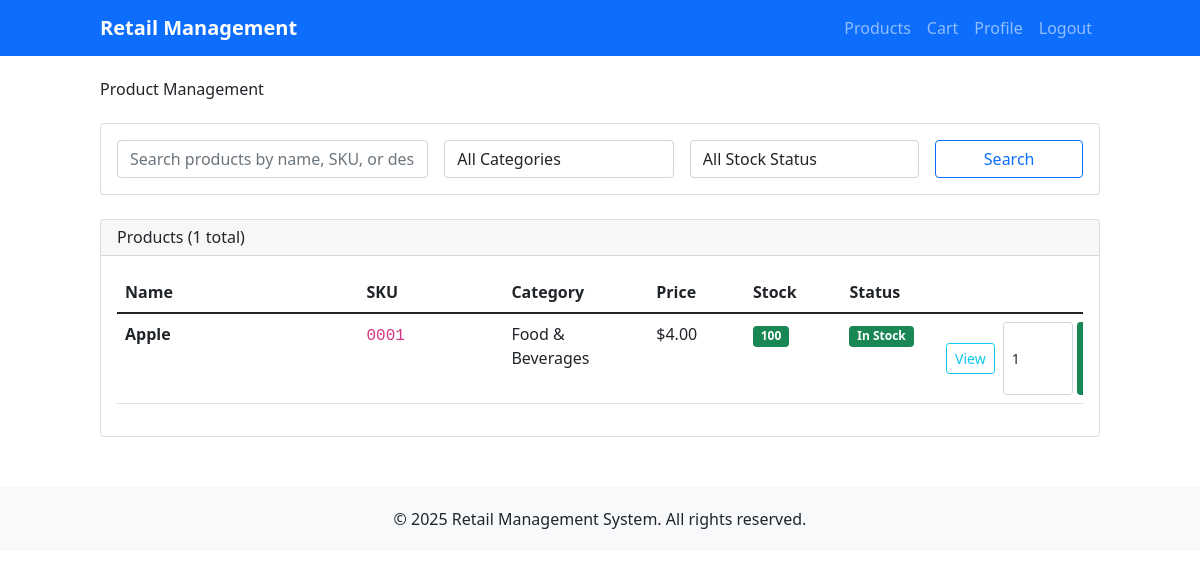
Before: /products/ (signed in) with the older database file.
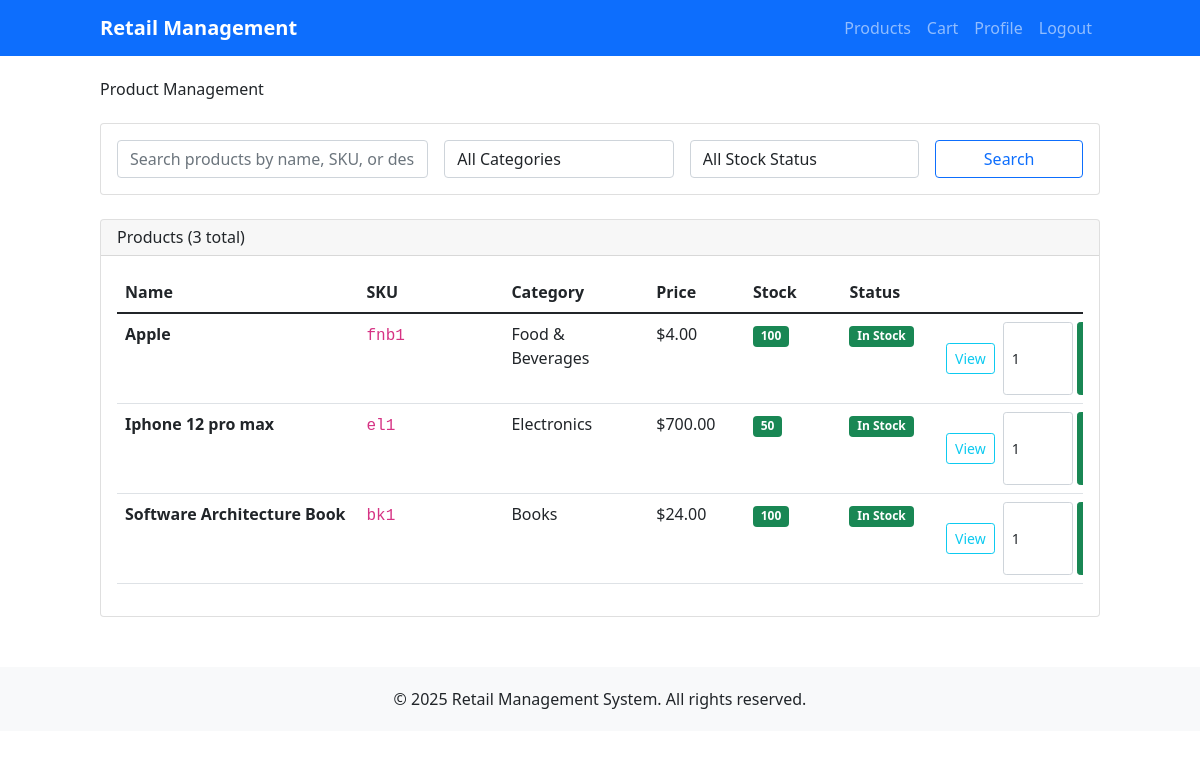
After: the same page with the newer database file.
### products/models.py (models this page shows, shortened)
class Product(models.Model):
    name = models.CharField(max_length=200)
    description = models.TextField(blank=True)
    sku = models.CharField(max_length=50, unique=True, help_text="Stock Keeping Unit")
    price = models.DecimalField(
        max_digits=10,
        decimal_places=2,
        validators=[MinValueValidator(Decimal('0.01'))]
    )
    category = models.ForeignKey(Category, on_delete=models.CASCADE, related_name='products')
    stock_quantity = models.PositiveIntegerField(default=0)
    is_active = models.BooleanField(default=True)
    created_at = models.DateTimeField(auto_now_add=True)
    updated_at = models.DateTimeField(auto_now=True)
    class Meta:
        ordering = ['name']
        indexes = [
            models.Index(fields=['sku']),
            models.Index(fields=['category']),
            models.Index(fields=['is_active']),
        ]
    @property
    def stock_status(self):
        if self.stock_quantity == 0:
            return "Out of Stock"
        elif self.stock_quantity <= 10:
            return "Low Stock"
        else:
            return "In Stock"

class Category(models.Model):
    name = models.CharField(max_length=100, unique=True)
    description = models.TextField(blank=True)
    created_at = models.DateTimeField(auto_now_add=True)
    updated_at = models.DateTimeField(auto_now=True)
    class Meta:
        verbose_name_plural = "Categories"
        ordering = ['name']
    def __str__(self):
        return self.name

### products/views.py (the view, shortened to what this page needs)
# urls.py: path('', views.product_list, name='product_list'),
@login_required
def product_list(request):
    products = Product.objects.all()
    search_form = ProductSearchForm(request.GET)
    if search_form.is_valid():
        search = search_form.cleaned_data.get('search')
        category = search_form.cleaned_data.get('category')
        stock_status = search_form.cleaned_data.get('stock_status')
        if search:
            products = products.filter(
                Q(name__icontains=search) |
                Q(sku__icontains=search) |
                Q(description__icontains=search)
            )
        if category:
            products = products.filter(category=category)
    paginator = Paginator(products, 10)  # Show 10 products per page
    page_number = request.GET.get('page')
    page_obj = paginator.get_page(page_number)
    context = {
        'page_obj': page_obj,
        'search_form': search_form,
        'total_products': products.count(),
    }
    return render(request, 'products/product_list.html', context)

### products/forms.py
class ProductSearchForm(forms.Form):
    search = forms.CharField(
        max_length=200,
        required=False,
        widget=forms.TextInput(attrs={
            'class': 'form-control',
            'placeholder': 'Search products by name, SKU, or description...'
        })
    )
    category = forms.ModelChoiceField(
        queryset=Category.objects.all(),
        required=False,
        empty_label="All Categories",
        widget=forms.Select(attrs={'class': 'form-control'})
    )
    stock_status = forms.ChoiceField(
        choices=[
            ('', 'All Stock Status'),
            ('in_stock', 'In Stock'),
            ('low_stock', 'Low Stock'),
            ('out_of_stock', 'Out of Stock'),
        ],
        required=False,
        widget=forms.Select(attrs={'class': 'form-control'})
    )

### accounts/context_processors.py (called while the page is built)
def user_admin_status(request):
    if request.user.is_authenticated:
        if request.user.is_superuser:
            return {'user_is_admin': True}
        if hasattr(request.user, 'profile'):
            return {'user_is_admin': request.user.profile.is_admin}
    return {'user_is_admin': False}

### accounts/models.py (called while the page is built)
    @property
    def is_admin(self):
        return self.role == 'admin'

### templates/products/product_list.html (shortened to what this page needs)
{% extends 'accounts/base.html' %}
{% block content %}
<div class="row">
    <div class="col-12">
        <div class="d-flex justify-content-between align-items-center mb-4">
            <h2>Product Management</h2>
        </div>
        <div class="card mb-4">
            <div class="card-body">
                <form method="get" class="row g-3">
                    <div class="col-md-4">
                        {{ search_form.search }}
                    </div>
                    <div class="col-md-3">
                        {{ search_form.category }}
                    </div>
                    <div class="col-md-3">
                        {{ search_form.stock_status }}
                    </div>
                    <div class="col-md-2">
                        <button type="submit" class="btn btn-outline-primary w-100">Search</button>
                    </div>
                </form>
            </div>
        </div>
        <div class="card">
            <div class="card-header d-flex justify-content-between align-items-center">
                <h5 class="mb-0">Products ({{ total_products }} total)</h5>
            </div>
            <div class="card-body">
                {% if page_obj %}
                    <div class="table-responsive">
                        <table class="table table-hover" style="table-layout: fixed;">
                            <thead>
                                <tr>
                                    <th style="width: 25%;">Name</th>
                                    <th style="width: 15%;">SKU</th>
                                    <th style="width: 15%;">Category</th>
                                    <th style="width: 10%;">Price</th>
                                    <th style="width: 10%;">Stock</th>
                                    <th style="width: 10%;">Status</th>
                                </tr>
                            </thead>
                            <tbody>
                                {% for product in page_obj %}
                                <tr>
                                    <td>
                                        <strong class="text-truncate d-block" style="max-width: 100%;" title="{{ product.name }}">{{ product.name }}</strong>
                                    </td>
                                    <td><code>{{ product.sku }}</code></td>
                                    <td>{{ product.category.name }}</td>
                                    <td>${{ product.price }}</td>
                                    <td>
                                        <span class="badge {% if product.stock_quantity == 0 %}bg-danger{% elif product.stock_quantity <= 10 %}bg-warning{% else %}bg-success{% endif %}">
                                            {{ product.stock_quantity }}
                                        </span>
                                    </td>
                                    <td>
                                        <span class="badge {% if product.stock_quantity == 0 %}bg-danger{% elif product.stock_quantity <= 10 %}bg-warning{% else %}bg-success{% endif %}">
                                            {{ product.stock_status }}
                                        </span>
                                    </td>
                                    {% if user_is_admin %}
                                        <td>
                                            <div class="btn-group btn-group-sm">
                                                <a href="{% url 'products:product_detail' product.pk %}" class="btn btn-outline-info">View</a>
                                                <a href="{% url 'products:product_update' product.pk %}" class="btn btn-outline-warning">Edit</a>
                                                <a href="{% url 'products:product_delete' product.pk %}" class="btn btn-outline-danger">Delete</a>
                                            </div>
                                        </td>
                                    {% else %}
                                        <td>
                                            <div class="d-flex gap-2 align-items-center">
                                                <a href="{% url 'products:product_detail' product.pk %}" class="btn btn-outline-info btn-sm">View</a>
                                                {% if product.is_active and product.stock_quantity > 0 %}
                                                    <form method="post" action="{% url 'cart:cart_add' product.id %}" class="d-flex gap-1">
                                                        <input type="number" name="quantity" value="1" min="1" max="{{ product.stock_quantity }}" class="form-control form-control-sm" style="width: 70px;">
                                                        <button type="submit" class="btn btn-success btn-sm">Add to Cart</button>
                                                    </form>
                                                {% else %}
                                                    <button class="btn btn-secondary btn-sm" disabled>Out of Stock</button>
                                                {% endif %}
                                            </div>
                                        </td>
                                    {% endif %}
                                </tr>
                                {% endfor %}
                            </tbody>
                        </table>
                    </div>
                {% else %}
                    <div class="text-center py-5">
                        <h5>No products found</h5>
                        <p class="text-muted">Start by adding your first product!</p>
                        <a href="{% url 'products:product_create' %}" class="btn btn-primary">Add Product</a>
                    </div>
                {% endif %}
            </div>
        </div>
    </div>
</div>
{% endblock %}

### templates/accounts/base.html (shortened to what this page needs)
<!DOCTYPE html>
<html lang="en">
<head>
    <link href="https://cdn.jsdelivr.net/npm/bootstrap@5.1.3/dist/css/bootstrap.min.css" rel="stylesheet">
</head>
<body>
    <nav class="navbar navbar-expand-lg navbar-dark bg-primary">
        <div class="container">
            <a class="navbar-brand" href="{% url 'dashboard' %}">Retail Management</a>
            <div class="navbar-nav ms-auto">
                {% if user.is_authenticated %}
                    <a class="nav-link" href="{% url 'products:product_list' %}">Products</a>
                    {% if not user_is_admin %}
                        <a class="nav-link" href="{% url 'cart:cart_view' %}">Cart</a>
                    {% endif %}
                    <a class="nav-link" href="{% url 'accounts:profile' %}">Profile</a>
                    <a class="nav-link" href="{% url 'accounts:logout' %}">Logout</a>
                {% else %}
                    <a class="nav-link" href="{% url 'accounts:login' %}">Login</a>
                    <a class="nav-link" href="{% url 'accounts:register' %}">Register</a>
                {% endif %}
            </div>
        </div>
    </nav>
    <div class="container mt-4">
        {% block content %}
        {% endblock %}
    </div>
    <footer class="footer">
        <div class="container text-center">
            <p>&copy; 2025 Retail Management System. All rights reserved.</p>
        </div>
    </footer>
    <script src="https://cdn.tailwindcss.com"></script>
</body>
</html>

### templates/accounts/base.html (style rules this page uses)
.navbar-brand { font-weight: bold; }
.footer { margin-top: 50px; padding: 20px 0; background-color: #f8f9fa; }

Changed rows visible on the page:
changed Product "Apple": sku "0001" → "fnb1"
added Product: name "Iphone 12 pro max", sku "el1", category.name "Electronics", price "700.00", stock_quantity "50", stock_status "In Stock"
added Product: name "Software Architecture Book", sku "bk1", category.name "Books", price "24.00", stock_quantity "100", stock_status "In Stock"
Other visible differences:
{{ total_products }}: "1" → "3"
